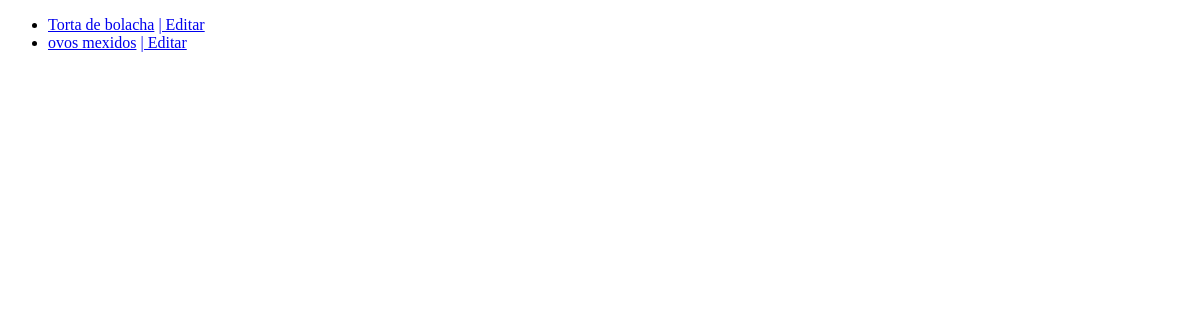
Before: / with the older database file.
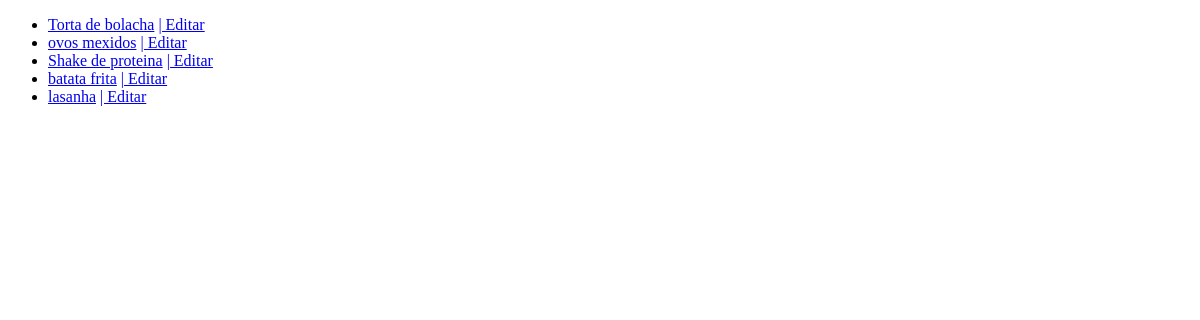
After: the same page with the newer database file.
### recipes/models.py (models this page shows, shortened)
class Receita(models.Model): # Cria a classe "Receita"
    titulo = models.CharField(max_length=100) # Título da receita
    ingredientes = models.TextField() # Ingredientes da receita
    modo_preparo = models.TextField() # Modo de preparo da receita
    data_criacao = models.DateTimeField(auto_now_add=True) # Data de criação da receita
    categoria = models.ForeignKey(Categoria, on_delete=models.CASCADE) # Categoria da receita

### recipes/views.py (the view)
# urls.py: path('', views.receitas, name='minhas_receitas'),
def receitas(request):
    receitas = Receita.objects.all()
    context = {'receitas': receitas}
    return render(request, 'minhas_receitas.html', context)

### recipes/templates/minhas_receitas.html (shortened to what this page needs)
<!DOCTYPE html>
<html lang="en">
<head>
</head>
<body>
    <section>
        <ul>
        {% for receita in receitas %}
            <li><a href="{% url 'detalhes_receita' receita.id %}">{{ receita.titulo }}</a>
                <a href="{% url 'editar_receita' id_receita_=receita.id %}"> | Editar</a>
            </li>
        {% endfor %}
        </ul>
    </section>
</body>
</html>

Changed rows visible on the page:
added Receita: titulo "Shake de proteina"
added Receita: titulo "batata frita"
added Receita: titulo "lasanha"
